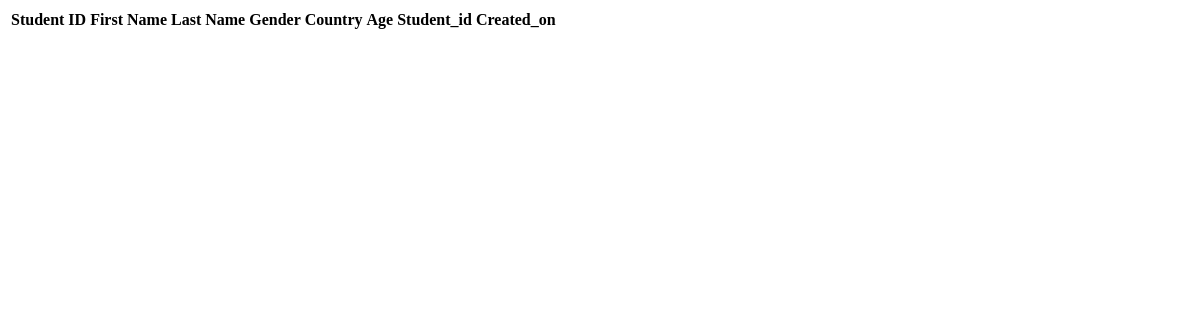
Before: /web_crud/index with the older database file.
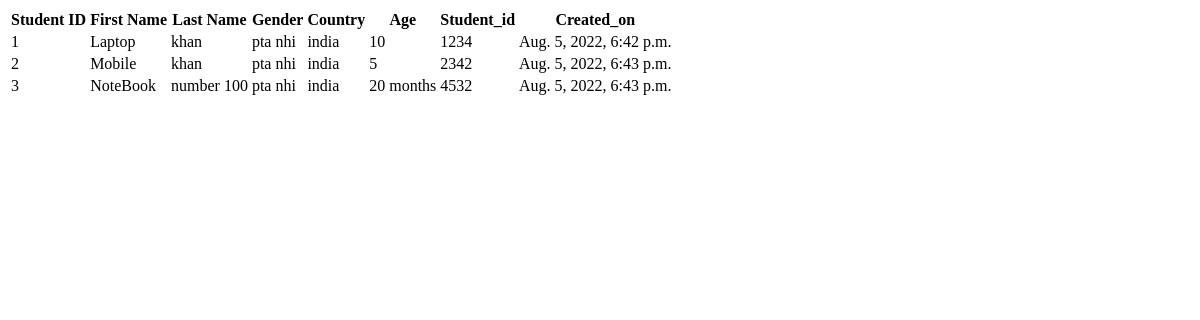
After: the same page with the newer database file.
### crud/models.py (models this page shows, shortened)
class StudentDetail(models.Model):
    first_name=models.CharField(max_length=50,blank=True,null=True)
    last_name=models.CharField(max_length=50,blank=True,null=True)
    gender=models.CharField(max_length=50,blank=True,null=True)
    country=models.CharField(max_length=50,blank=True,null=True)
    age=models.CharField(max_length=50,blank=True,null=True)
    student_id=models.CharField(max_length=50,blank=True,null=True)
    created_on=models.DateTimeField(auto_now_add=True)

### crud/views.py (the view)
# urls.py: path("index",index,name="index")
def index(request):
    students=StudentDetail.objects.all()
    return render(request,'crud_temp/pdf.html',{'students':students})

### crud/templates/crud_temp/pdf.html (shortened to what this page needs)
<!DOCTYPE html>
{% load static  %}
<html lang="en">
<head>
</head>
<body>
<table class="table table-striped table-bordered table-sm">
    <thead class="thead-dark">
    <tr>
        <th>Student ID</th>
        <th>First Name</th>
        <th>Last Name</th>
        <th>Gender</th>
        <th>Country</th>
        <th>Age</th>
        <th>Student_id</th>
        <th>Created_on</th>
    </tr>
    </thead>
    <tbody>
{% for stu in students %}
    <tr>
        <td>{{ stu.id }}</td>
        <td>{{ stu.first_name }}</td>
        <td>{{ stu.last_name }}</td>
        <td>{{ stu.gender }}</td>
        <td>{{ stu.country }}</td>
        <td>{{ stu.age }}</td>
        <td>{{ stu.student_id }}</td>
        <td>{{ stu.created_on }}</td>
    </tr>
{% endfor %}
    </tbody>
</table>
<br>
<br>
</body>
</html>

Changed rows visible on the page:
added StudentDetail: id "1", first_name "Laptop", last_name "khan", gender "pta nhi", country "india", age "10", student_id "1234", created_on "Aug. 5, 2022, 6:42 p.m."
added StudentDetail: id "2", first_name "Mobile", last_name "khan", gender "pta nhi", country "india", age "5", student_id "2342", created_on "Aug. 5, 2022, 6:43 p.m."
added StudentDetail: id "3", first_name "NoteBook", last_name "number 100", gender "pta nhi", country "india", age "20 months", student_id "4532", created_on "Aug. 5, 2022, 6:43 p.m."
